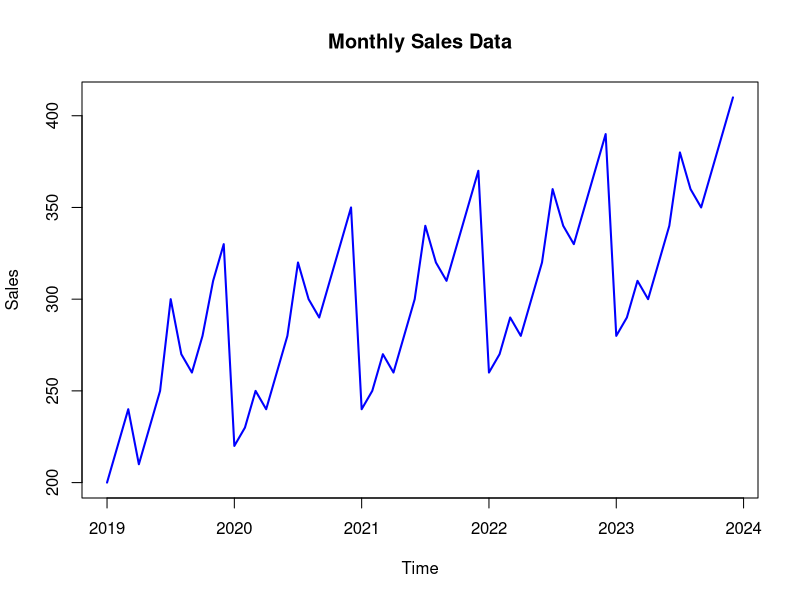
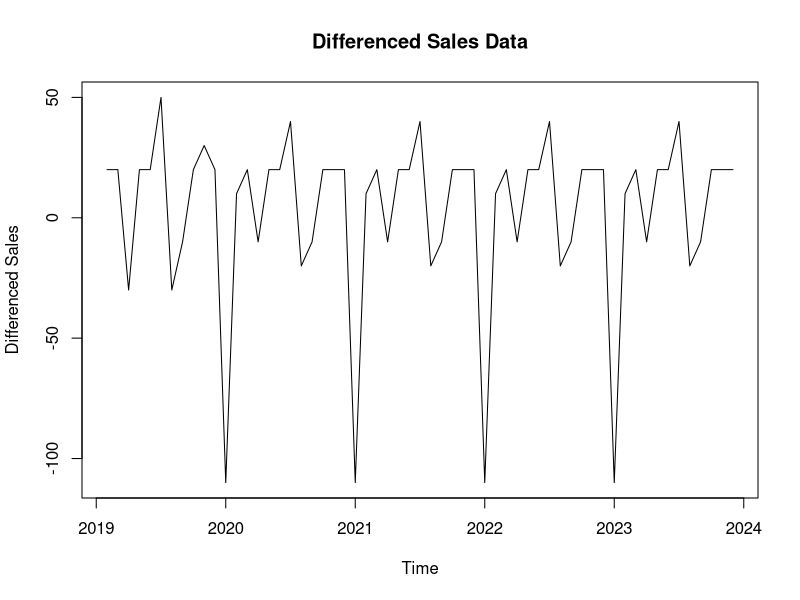
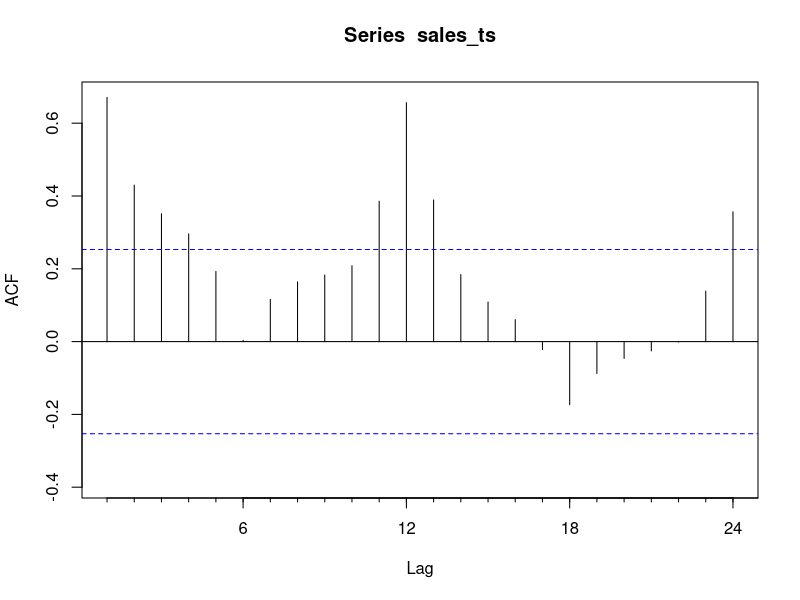
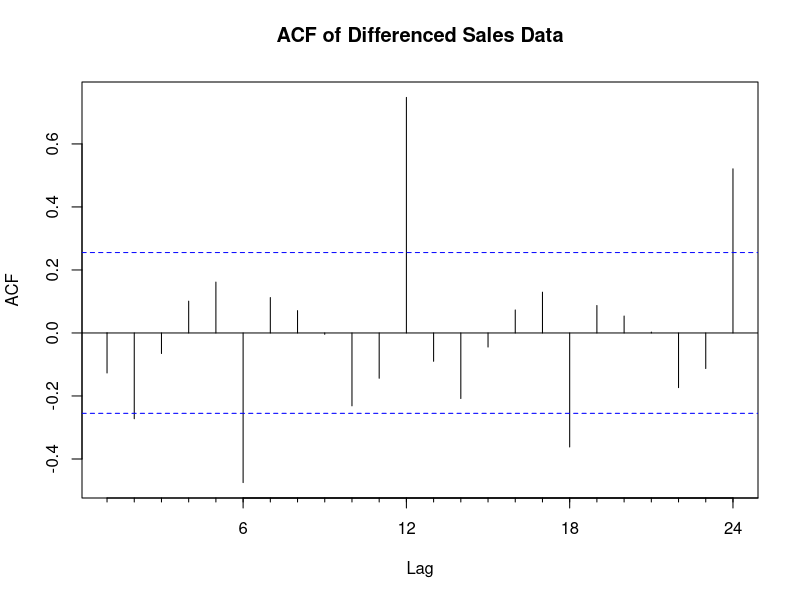
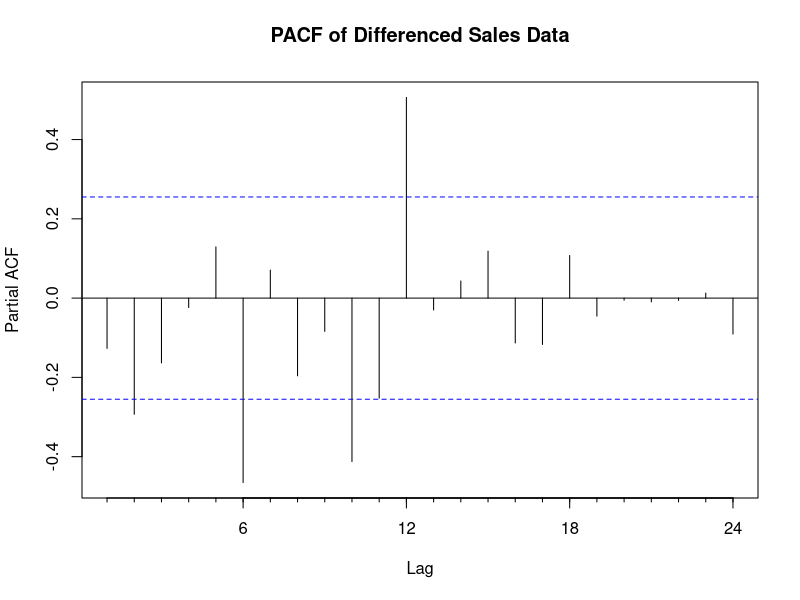
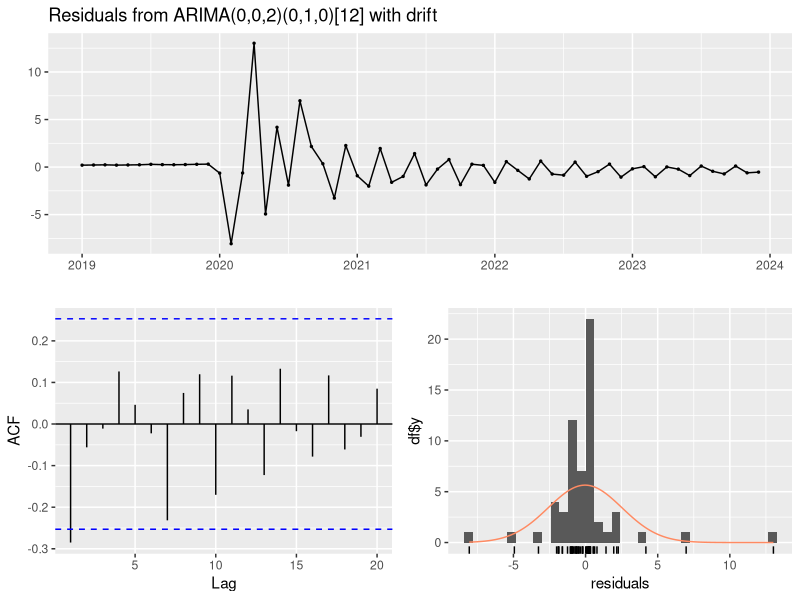
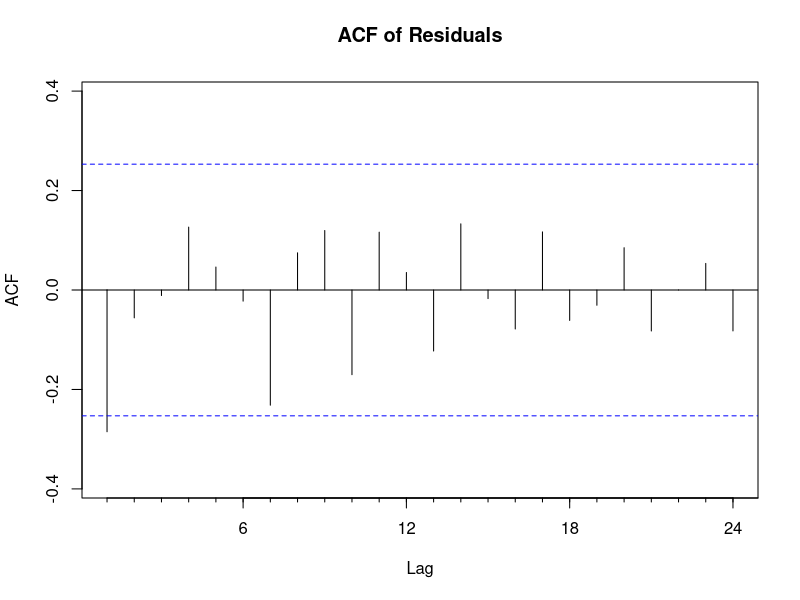
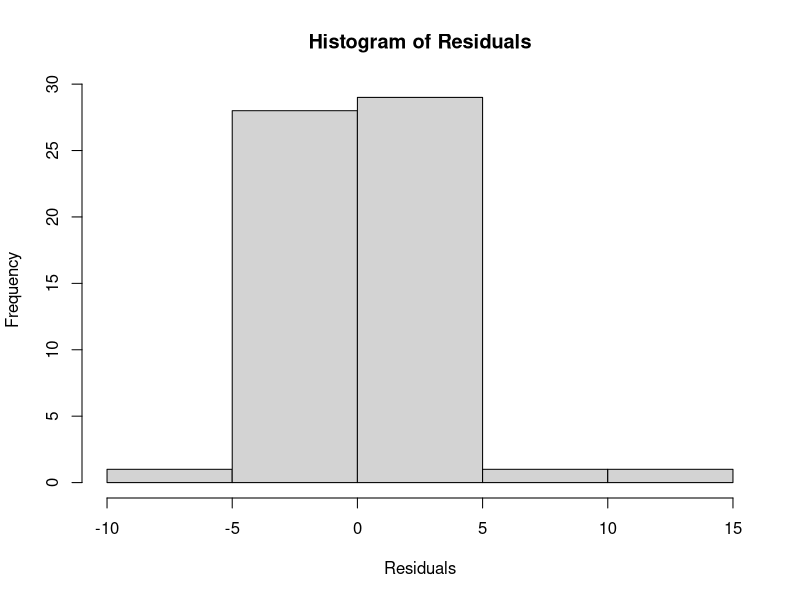

R code for these plots, in order:

#Question 1: Data Preparation
#You are given a dataset containing monthly sales data for a retail store over the past five years. The data shows a clear seasonal pattern.
#a) Plot the time series and describe its key features (trend, seasonality, and noise).
#b) Before applying SARIMA, how would you transform the data to achieve stationarity?
  
library(forecast)

# Create the sales data
sales_data <- c(200, 220, 240, 210, 230, 250, 300, 270, 260, 280, 310, 330, 
                220, 230, 250, 240, 260, 280, 320, 300, 290, 310, 330, 350, 
                240, 250, 270, 260, 280, 300, 340, 320, 310, 330, 350, 370, 
                260, 270, 290, 280, 300, 320, 360, 340, 330, 350, 370, 390, 
                280, 290, 310, 300, 320, 340, 380, 360, 350, 370, 390, 410)

# Convert to time series object
sales_ts <- ts(sales_data, start = c(2019, 1), frequency = 12)

# Plot the sales data
plot(sales_ts, main = "Monthly Sales Data", xlab = "Time", ylab = "Sales", col = "blue", lwd = 2)

# Observations: Check for seasonality and trend by inspecting the plot

#B]
# Differencing to remove trend
diff_sales_ts <- diff(sales_ts, differences = 1)
plot(diff_sales_ts, main = "Differenced Sales Data", xlab = "Time", ylab = "Differenced Sales")

#Answer 1:
#a) After plotting the time series, we may observe a long-term increasing trend with a recurring seasonal pattern. The series might also show random fluctuations.
#b) To achieve stationarity, the data may require differencing (to remove the trend) and possibly seasonal differencing (to remove the seasonal component). Log transformation can also stabilize the variance.



#Question 2: Model Identification
#Given the same dataset:
  #a) Explain how you would identify the order of differencing required for the series (d in ARIMA).
#b) How would you determine the seasonal differencing term (D) for the SARIMA model?
 # c) Identify the potential AR and MA orders (p, q, P, Q) using the ACF and PACF plots.
#2) MODEL IDETIFICATION
#A)
# Perform Augmented Dickey-Fuller test for stationarity
library(tseries)
adf_test <- adf.test(sales_ts)
print(adf_test)
#The negative Dickey-Fuller statistic indicates that the time series does not have a unit root, reinforcing the conclusion of stationarity.
# If p-value > 0.05, differencing is needed (non-stationary).

#B)
# Seasonal differencing can be checked by examining the ACF plot
Acf(sales_ts)
# Look for seasonal lags in the ACF plot (e.g., significant peaks at 12 months).

#c)
# ACF and PACF plots
Acf(diff_sales_ts, main="ACF of Differenced Sales Data")
Pacf(diff_sales_ts, main="PACF of Differenced Sales Data")
#Answer 2:
#a) The order of differencing (d) can be determined by checking the stationarity of the series using methods like the Augmented Dickey-Fuller (ADF) test. If the p-value is above a threshold (e.g., 0.05), differencing is needed.
#b) The seasonal differencing term (D) is usually determined by checking for seasonality at the seasonal lag (e.g., 12 months for yearly seasonality). This can be confirmed through ACF plots showing peaks at seasonal lags.
#c) The ACF and PACF plots are used to identify the AR (p) and MA (q) terms, and the seasonal AR (P) and MA (Q) terms by looking at significant lags.


#Question 3: SARIMA Model Fitting
#After identifying the appropriate (p, d, q) and (P, D, Q, m) orders for the seasonal data:
#a) Fit a SARIMA model to the data.
#b) Interpret the model output and residual diagnostics.
#c) If the residuals show autocorrelation, what steps would you take to improve the model?
# Load necessary libraries
library(forecast)
library(tseries)

# Assuming 'sales_ts' is your time series data
sarima_model <- auto.arima(sales_ts, seasonal = TRUE)
summary(sarima_model)
# Check the summary of the fitted model
summary(sarima_model)

# Plot residuals to check for white noise
checkresiduals(sarima_model)

# Additional diagnostics
# ACF plot of residuals
Acf(residuals(sarima_model), main='ACF of Residuals')

# Histogram of residuals
hist(residuals(sarima_model), main='Histogram of Residuals', xlab='Residuals')

#Answer 3:
#a) Use SARIMA(p, d, q)(P, D, Q, s) to fit the model using statistical software like  R.
#b) Interpret the coefficients and check residual diagnostics, including ACF plots and tests for white noise (Ljung-Box test).
#c) If autocorrelation remains, consider refining the AR and MA terms, adding additional seasonal terms, or applying further differencing.

#Question 4: Forecasting with SARIMA
#Using the SARIMA model from the previous question:
#a) Forecast the sales for the next 12 months.
#b) Plot the forecasted values along with the original time series data. How well does the model capture the seasonality?
# Load necessary libraries
library(forecast)

# Forecast for the next 12 months
forecast_sales <- forecast(sarima_model, h = 12)

# Plot the forecasted values
plot(forecast_sales, main = "Sales Forecast for Next 12 Months", xlab = "Time", ylab = "Sales")
# Plot the forecasted values with original time series data
plot(sales_ts, main = "Sales Forecast with Actual Data", xlab = "Time", ylab = "Sales", xlim = c(start(sales_ts)[1], end(sales_ts)[1] + 1))
lines(forecast_sales$fitted, col = "blue") # Fit
lines(forecast_sales$mean, col = "red") # Forecasted values

# Add legend
legend("topright", legend = c("Actual Sales", "Fitted Values", "Forecasted Sales"), 
       col = c("black", "blue", "red"), lty = 1)

# Optional: Highlight the forecast confidence intervals
plot(forecast_sales, main = "Sales Forecast for Next 12 Months with CI", xlab = "Time", ylab = "Sales")

#Answer 4:
#a) Use the fitted SARIMA model to generate 12-month forecasts using the predict or forecast function.
#b) Plot the original and forecasted values. The SARIMA model should effectively capture the seasonality and trend, but model performance can be evaluated using metrics like RMSE or MAPE.

#Question 5: Model Comparison
#You decide to compare the SARIMA model with a simple ARIMA model:
#a) Fit an ARIMA model without seasonality.
#b) Compare the performance of the SARIMA and ARIMA models using appropriate evaluation metrics (AIC, BIC, RMSE).
#c) Based on your findings, which model would you recommend and why?
# Fit a simple ARIMA model without seasonal terms
arima_model <- auto.arima(sales_ts, seasonal = FALSE)

# Compare SARIMA and ARIMA using AIC, BIC, and RMSE
sarima_aic <- AIC(sarima_model)
arima_aic <- AIC(arima_model)
sarima_bic <- BIC(sarima_model)
arima_bic <- BIC(arima_model)
sarima_metrics <- accuracy(sarima_model)
arima_metrics <- accuracy(arima_model)

cat("SARIMA AIC:", sarima_aic, "ARIMA AIC:", arima_aic, "\n")
cat("SARIMA BIC:", sarima_bic, "ARIMA BIC:", arima_bic, "\n")
sarima_metrics
arima_metrics

#Answer 5:
#a) Fit an ARIMA model without seasonal terms using the same dataset.
#b) Compare the models using metrics like AIC (Akaike Information Criterion), BIC (Bayesian Information Criterion), and RMSE (Root Mean Squared Error). SARIMA typically performs better with seasonal data.
#c) SARIMA is usually recommended for datasets with strong seasonal components, as it captures the seasonality more effectively than ARIMA.
# Load necessary libraries



#Question 6: Holiday Adjustment in SARIMA
#Suppose the retail store experiences a surge in sales during certain holiday months, which is not captured by the original SARIMA model.
#a) How would you modify the SARIMA model to account for the holiday effect?
#b) Refit the modified SARIMA model and compare the results with the previous model.

#a)
# Suppose you have a holiday variable (1 for holiday, 0 for non-holiday)
# Add holiday variable as external regressor
holiday_effect <- c(rep(0, 11), 1, rep(0, 11), 1, rep(0, 11), 1, rep(0, 11), 1, rep(0, 11), 1)

# Fit SARIMA with external regressors
sarima_with_holiday <- auto.arima(sales_ts, xreg = holiday_effect, seasonal = TRUE)
summary(sarima_with_holiday)


#b)
# Compare the SARIMA with and without holiday adjustments using AIC, BIC, and RMSE
sarima_holiday_aic <- AIC(sarima_with_holiday)
sarima_holiday_bic <- BIC(sarima_with_holiday)
sarima_holiday_rmse <- sqrt(mean(residuals(sarima_with_holiday)^2))

print(paste("SARIMA with holiday AIC:", sarima_holiday_aic, "BIC:", sarima_holiday_bic, "RMSE:", sarima_holiday_rmse))
#Based on the AIC, BIC, and error metrics, it seems that including holiday adjustments in the SARIMA model did not enhance the model's predictive capabilities and may have actually degraded it.
#Answer 6:
#a) Incorporate holiday effects as external regressors (exogenous variables) in the SARIMA model.
#b) After refitting the model with the holiday adjustment, check whether the model's performance improves by comparing metrics like AIC, BIC, or RMSE.

